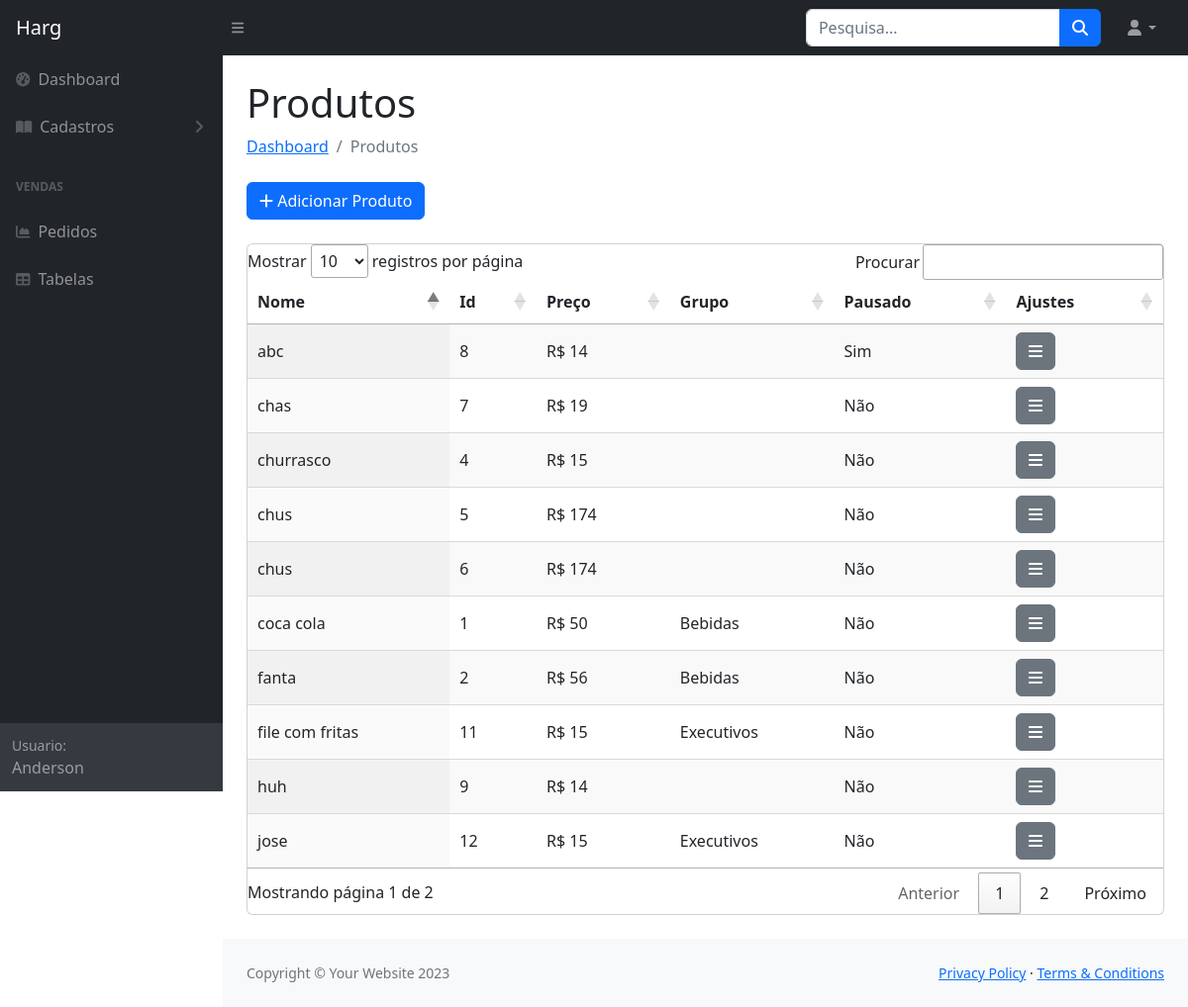
Page /harg/dashboard/cadastros/consulta-produtos/ on the earlier database version.
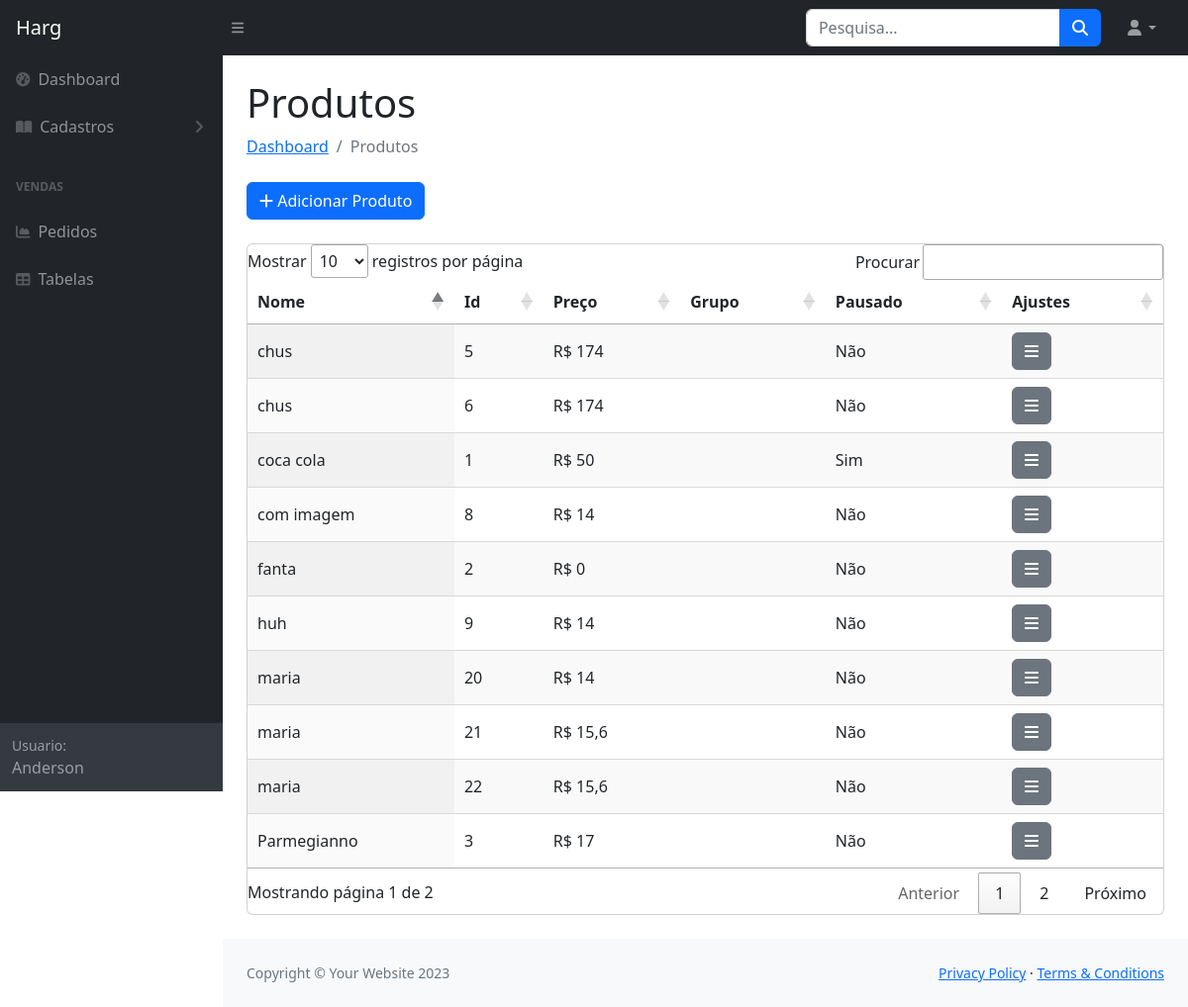
Same page on the later database version.
### produto/models.py (models this page shows, shortened)
class Produto(models.Model):
    id_produto = models.AutoField(primary_key=True)
    nome = models.CharField(max_length=255)
    descricao = models.TextField()
    grupo = models.ForeignKey(Grupo, on_delete=models.SET_NULL, null=True, blank=True)
    preco_original = models.CharField(max_length=10, default='0')
    preco_promocional = models.CharField(max_length=10, default='0')
    imagem = models.ImageField(upload_to='produto_imagens/%Y/%m', blank=True, null=True)
    pausado = models.CharField(default='N', max_length=1)

class Grupo(models.Model):
    id_grupo = models.AutoField(primary_key=True)
    nome = models.CharField(max_length=255)
    pausado = models.CharField(default='N', max_length=1)

### produto/views.py (the view)
# urls.py: path('consulta-produtos/', views.consulta_produtos, name='consulta_produtos'),
def consulta_produtos(request):
    produtos = Produto.objects.all()
    return render(request, 'consulta-produtos.html', {'produtos': produtos})

### templates/consulta-produtos.html (shortened to what the changed rows need)
<!DOCTYPE html>
{% load static %}
<html lang="pt-br">
    <head>
        <link href="https://cdn.jsdelivr.net/npm/simple-datatables@7.1.2/dist/style.min.css" rel="stylesheet"/>
        <link rel="stylesheet" type="text/css" href="https://cdn.datatables.net/1.11.3/css/jquery.dataTables.css">
        <link href="{% static 'css/styles.css' %}" rel="stylesheet" />
        <link rel="stylesheet" href="https://cdnjs.cloudflare.com/ajax/libs/font-awesome/5.15.1/css/all.min.css">
    </head>
    <body class="sb-nav-fixed">
        <div id="layoutSidenav">
            <div id="layoutSidenav_content">
                <main>
                    <main>
                        <div class="container-fluid px-4">
                            <h1 class="mt-4">Produtos</h1>
                            <div class="card mb-4">
                                <table id="example" class="display">
                                    <thead>
                                        <tr>
                                            <th>Nome</th>
                                            <th>Id</th>
                                            <th>Preço</th>
                                            <th>Grupo</th>
                                            <th>Pausado</th>
                                            <th>Ajustes</th>
                                        </tr>
                                    </thead>
                                    <tbody>
                                        {% for produto in produtos %}
                                        <tr>
                                            <td>{{ produto.nome }}</td>
                                            <td>{{ produto.id_produto }}</td>
                                            <td>R$ {{ produto.preco_original }}</td>
                                            <td>{{ produto.grupo.nome }}</td>
                                            <td>
                                                <div class="dropdown">
                                                    <label class="form-check-label" id="labelPausado{{ forloop.counter }}" for="pausado{{ forloop.counter }}">
                                                        {% if produto.pausado == 'S' %}Sim{% else %}Não{% endif %}
                                                    </label>
                                                </div>
                                                <td>
                                                    <div class="dropdown">
                                                        <a class="btn btn-secondary" data-bs-toggle="dropdown" href="#" role="button" aria-haspopup="true" aria-expanded="false">
                                                            <i class="fas fa-bars"></i>
                                                        </a>
                                                    </div>
                                                </td>
                                        </tr>
                                        {% endfor %}
                                    </tbody>
                                </table>
                            </div>
                        </div>
                    </main>
                </main>
            </div>
        </div>
    </body>
</html>

Differences in the rows shown:
removed Produto: nome "churrasco", id_produto "4", preco_original "15", pausado "Não"
removed Produto: nome "chas", id_produto "7", preco_original "19", pausado "Não"
removed Produto: nome "file com fritas", id_produto "11", preco_original "15", grupo.nome "Executivos", pausado "Não"
removed Produto: nome "jose", id_produto "12", preco_original "15", grupo.nome "Executivos", pausado "Não"
changed Produto "coca cola": grupo.nome "Bebidas" → (not shown); pausado "Não" → "Sim"
changed Produto "fanta": preco_original "56" → "0"; grupo.nome "Bebidas" → (not shown)
now on this page (row edited): Produto: nome "Parmegianno", id_produto "3", preco_original "17", pausado "Não"
changed Produto id 8: nome "abc" → "com imagem"; pausado "Sim" → "Não"
added Produto: nome "maria", id_produto "20", preco_original "14", pausado "Não"
added Produto: nome "maria", id_produto "21", preco_original "15,6", pausado "Não"
added Produto: nome "maria", id_produto "22", preco_original "15,6", pausado "Não"
